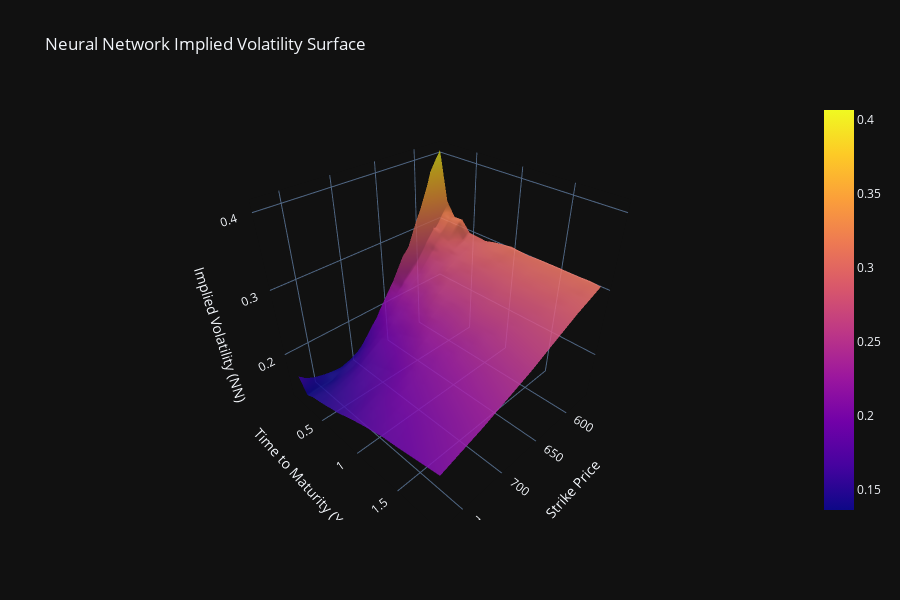

The code cell stored with this chart in its notebook:
### Code cell
# Plotly 3D surface driven by the neural network implied volatilities
S0_ref = float(df['S0'].median())
K_vals = np.arange(np.floor((S0 - 100.0)/10)*10, np.floor((S0 + 100.0)/10)*10 + 1, 1.0)
T_vals = np.arange(0.1, 2.0, 0.1)
KK, TT = np.meshgrid(K_vals, T_vals)

grid_raw = np.column_stack([
    TT.ravel().astype(np.float32),
    KK.ravel().astype(np.float32),
    np.full(TT.size, S0_ref, dtype=np.float32),
])
grid_norm = (grid_raw - X_mean) / X_std
grid_tensor = torch.from_numpy(grid_norm).to(device)

model.eval()
with torch.no_grad():
    grid_iv = model(grid_tensor).cpu().numpy().reshape(TT.shape)

IV_surface_NN = grid_iv
fig = go.Figure(data=[go.Surface(x=KK, y=TT, z=IV_surface_NN, colorscale='Plasma', opacity=0.85)])
fig.update_layout(
    title='Neural Network Implied Volatility Surface',
    scene=dict(
        xaxis_title='Strike Price',
        yaxis_title='Time to Maturity (Years)',
        zaxis_title='Implied Volatility (NN)'
    ),
    template='plotly_dark',
    width=900,
    height=600
)
fig.show()

### Figure 1 — Plotly figure (JSON) as saved in the notebook; plotly's stock layout.template omitted (floating-point values rounded to 4 significant figures; data arrays with more than 128 entries replaced by an {"elided": "..."} marker saying what was removed)
{"data": [{"colorscale": [[0, "#0d0887"], [0.1111, "#46039f"], [0.2222, "#7201a8"], [0.3333, "#9c179e"], [0.4444, "#bd3786"], [0.5556, "#d8576b"], [0.6667, "#ed7953"], [0.7778, "#fb9f3a"], [0.8889, "#fdca26"], [1, "#f0f921"]], "opacity": 0.85, "type": "surface", "x": {"elided": "19x201 float values"}, "y": {"elided": "19x201 float values"}, "z": {"elided": "19x201 float values"}}], "layout": {"height": 600, "scene": {"xaxis": {"title": {"text": "Strike Price"}}, "yaxis": {"title": {"text": "Time to Maturity (Years)"}}, "zaxis": {"title": {"text": "Implied Volatility (NN)"}}}, "title": {"text": "Neural Network Implied Volatility Surface"}, "width": 900}}
